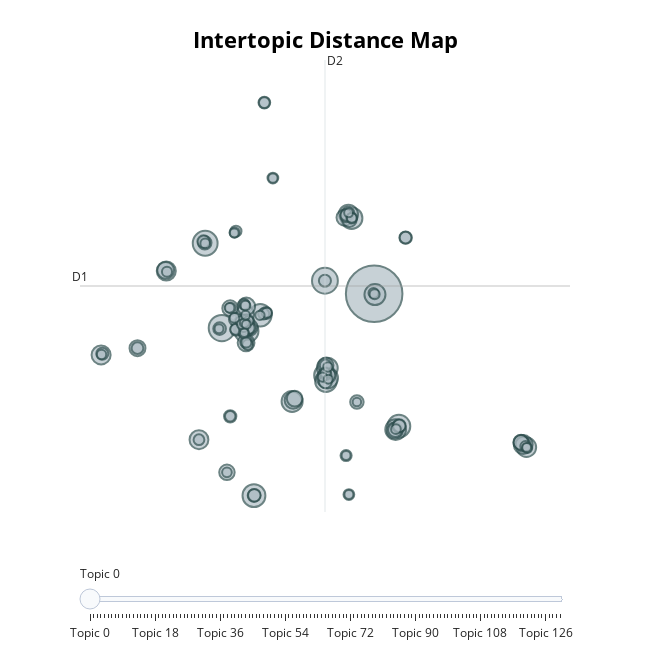

The code cell stored with this chart in its notebook:
### Code cell
topic_model.visualize_topics()

### Figure 1 — Plotly figure (JSON) as saved in the notebook; plotly's stock layout.template omitted (floating-point values rounded to 4 significant figures; data arrays with more than 128 entries replaced by an {"elided": "..."} marker saying what was removed)
{"data": [{"customdata": {"elided": "131x3 mixed values"}, "hovertemplate": "<b>Topic %{customdata[0]}</b><br>%{customdata[1]}<br>Size: %{customdata[2]}", "legendgroup": "", "marker": {"color": "#B0BEC5", "line": {"color": "DarkSlateGrey", "width": 2}, "size": {"elided": "131 int values"}, "sizemode": "area", "sizeref": 0.2756, "symbol": "circle"}, "mode": "markers", "name": "", "orientation": "v", "showlegend": false, "type": "scatter", "x": {"elided": "131 float values"}, "xaxis": "x", "y": {"elided": "131 float values"}, "yaxis": "y"}], "layout": {"annotations": [{"showarrow": false, "text": "D1", "x": -15.4, "y": 9.183, "yshift": 10}, {"showarrow": false, "text": "D2", "x": 7.911, "xshift": 10, "y": 29.8}], "height": 650, "hoverlabel": {"bgcolor": "white", "font": {"family": "Rockwell", "size": 16}}, "legend": {"itemsizing": "constant", "tracegroupgap": 0}, "margin": {"t": 60}, "shapes": [{"line": {"color": "#CFD8DC", "width": 2}, "type": "line", "x0": 7.911, "x1": 7.911, "y0": -11.43, "y1": 29.8}, {"line": {"color": "#9E9E9E", "width": 2}, "type": "line", "x0": -15.4, "x1": 31.23, "y0": 9.183, "y1": 9.183}], "sliders": [{"active": 0, "pad": {"t": 50}, "steps": [{"args": [{"marker.color": {"elided": "1x131 str values"}}], "label": "Topic 0", "method": "update"}, {"args": [{"marker.color": {"elided": "1x131 str values"}}], "label": "Topic 1", "method": "update"}, {"args": [{"marker.color": {"elided": "1x131 str values"}}], "label": "Topic 2", "method": "update"}, {"args": [{"marker.color": {"elided": "1x131 str values"}}], "label": "Topic 3", "method": "update"}, {"args": [{"marker.color": {"elided": "1x131 str values"}}], "label": "Topic 4", "method": "update"}, {"args": [{"marker.color": {"elided": "1x131 str values"}}], "label": "Topic 5", "method": "update"}, {"args": [{"marker.color": {"elided": "1x131 str values"}}], "label": "Topic 6", "method": "update"}, {"args": [{"marker.color": {"elided": "1x131 str values"}}], "label": "Topic 7", "method": "update"}, {"args": [{"marker.color": {"elided": "1x131 str values"}}], "label": "Topic 8", "method": "update"}, {"args": [{"marker.color": {"elided": "1x131 str values"}}], "label": "Topic 9", "method": "update"}, {"args": [{"marker.color": {"elided": "1x131 str values"}}], "label": "Topic 10", "method": "update"}, {"args": [{"marker.color": {"elided": "1x131 str values"}}], "label": "Topic 11", "method": "update"}, {"args": [{"marker.color": {"elided": "1x131 str values"}}], "label": "Topic 12", "method": "update"}, {"args": [{"marker.color": {"elided": "1x131 str values"}}], "label": "Topic 13", "method": "update"}, {"args": [{"marker.color": {"elided": "1x131 str values"}}], "label": "Topic 14", "method": "update"}, {"args": [{"marker.color": {"elided": "1x131 str values"}}], "label": "Topic 15", "method": "update"}, {"args": [{"marker.color": {"elided": "1x131 str values"}}], "label": "Topic 16", "method": "update"}, {"args": [{"marker.color": {"elided": "1x131 str values"}}], "label": "Topic 17", "method": "update"}, {"args": [{"marker.color": {"elided": "1x131 str values"}}], "label": "Topic 18", "method": "update"}, {"args": [{"marker.color": {"elided": "1x131 str values"}}], "label": "Topic 19", "method": "update"}, {"args": [{"marker.color": {"elided": "1x131 str values"}}], "label": "Topic 20", "method": "update"}, {"args": [{"marker.color": {"elided": "1x131 str values"}}], "label": "Topic 21", "method": "update"}, {"args": [{"marker.color": {"elided": "1x131 str values"}}], "label": "Topic 22", "method": "update"}, {"args": [{"marker.color": {"elided": "1x131 str values"}}], "label": "Topic 23", "method": "update"}, {"args": [{"marker.color": {"elided": "1x131 str values"}}], "label": "Topic 24", "method": "update"}, {"args": [{"marker.color": {"elided": "1x131 str values"}}], "label": "Topic 25", "method": "update"}, {"args": [{"marker.color": {"elided": "1x131 str values"}}], "label": "Topic 26", "method": "update"}, {"args": [{"marker.color": {"elided": "1x131 str values"}}], "label": "Topic 27", "method": "update"}, {"args": [{"marker.color": {"elided": "1x131 str values"}}], "label": "Topic 28", "method": "update"}, {"args": [{"marker.color": {"elided": "1x131 str values"}}], "label": "Topic 29", "method": "update"}, {"args": [{"marker.color": {"elided": "1x131 str values"}}], "label": "Topic 30", "method": "update"}, {"args": [{"marker.color": {"elided": "1x131 str values"}}], "label": "Topic 31", "method": "update"}, {"args": [{"marker.color": {"elided": "1x131 str values"}}], "label": "Topic 32", "method": "update"}, {"args": [{"marker.color": {"elided": "1x131 str values"}}], "label": "Topic 33", "method": "update"}, {"args": [{"marker.color": {"elided": "1x131 str values"}}], "label": "Topic 34", "method": "update"}, {"args": [{"marker.color": {"elided": "1x131 str values"}}], "label": "Topic 35", "method": "update"}, {"args": [{"marker.color": {"elided": "1x131 str values"}}], "label": "Topic 36", "method": "update"}, {"args": [{"marker.color": {"elided": "1x131 str values"}}], "label": "Topic 37", "method": "update"}, {"args": [{"marker.color": {"elided": "1x131 str values"}}], "label": "Topic 38", "method": "update"}, {"args": [{"marker.color": {"elided": "1x131 str values"}}], "label": "Topic 39", "method": "update"}, {"args": [{"marker.color": {"elided": "1x131 str values"}}], "label": "Topic 40", "method": "update"}, {"args": [{"marker.color": {"elided": "1x131 str values"}}], "label": "Topic 41", "method": "update"}, {"args": [{"marker.color": {"elided": "1x131 str values"}}], "label": "Topic 42", "method": "update"}, {"args": [{"marker.color": {"elided": "1x131 str values"}}], "label": "Topic 43", "method": "update"}, {"args": [{"marker.color": {"elided": "1x131 str values"}}], "label": "Topic 44", "method": "update"}, {"args": [{"marker.color": {"elided": "1x131 str values"}}], "label": "Topic 45", "method": "update"}, {"args": [{"marker.color": {"elided": "1x131 str values"}}], "label": "Topic 46", "method": "update"}, {"args": [{"marker.color": {"elided": "1x131 str values"}}], "label": "Topic 47", "method": "update"}, {"args": [{"marker.color": {"elided": "1x131 str values"}}], "label": "Topic 48", "method": "update"}, {"args": [{"marker.color": {"elided": "1x131 str values"}}], "label": "Topic 49", "method": "update"}, {"args": [{"marker.color": {"elided": "1x131 str values"}}], "label": "Topic 50", "method": "update"}, {"args": [{"marker.color": {"elided": "1x131 str values"}}], "label": "Topic 51", "method": "update"}, {"args": [{"marker.color": {"elided": "1x131 str values"}}], "label": "Topic 52", "method": "update"}, {"args": [{"marker.color": {"elided": "1x131 str values"}}], "label": "Topic 53", "method": "update"}, {"args": [{"marker.color": {"elided": "1x131 str values"}}], "label": "Topic 54", "method": "update"}, {"args": [{"marker.color": {"elided": "1x131 str values"}}], "label": "Topic 55", "method": "update"}, {"args": [{"marker.color": {"elided": "1x131 str values"}}], "label": "Topic 56", "method": "update"}, {"args": [{"marker.color": {"elided": "1x131 str values"}}], "label": "Topic 57", "method": "update"}, {"args": [{"marker.color": {"elided": "1x131 str values"}}], "label": "Topic 58", "method": "update"}, {"args": [{"marker.color": {"elided": "1x131 str values"}}], "label": "Topic 59", "method": "update"}, {"args": [{"marker.color": {"elided": "1x131 str values"}}], "label": "Topic 60", "method": "update"}, {"args": [{"marker.color": {"elided": "1x131 str values"}}], "label": "Topic 61", "method": "update"}, {"args": [{"marker.color": {"elided": "1x131 str values"}}], "label": "Topic 62", "method": "update"}, {"args": [{"marker.color": {"elided": "1x131 str values"}}], "label": "Topic 63", "method": "update"}, {"args": [{"marker.color": {"elided": "1x131 str values"}}], "label": "Topic 64", "method": "update"}, {"args": [{"marker.color": {"elided": "1x131 str values"}}], "label": "Topic 65", "method": "update"}, {"args": [{"marker.color": {"elided": "1x131 str values"}}], "label": "Topic 66", "method": "update"}, {"args": [{"marker.color": {"elided": "1x131 str values"}}], "label": "Topic 67", "method": "update"}, {"args": [{"marker.color": {"elided": "1x131 str values"}}], "label": "Topic 68", "method": "update"}, {"args": [{"marker.color": {"elided": "1x131 str values"}}], "label": "Topic 69", "method": "update"}, {"args": [{"marker.color": {"elided": "1x131 str values"}}], "label": "Topic 70", "method": "update"}, {"args": [{"marker.color": {"elided": "1x131 str values"}}], "label": "Topic 71", "method": "update"}, {"args": [{"marker.color": {"elided": "1x131 str values"}}], "label": "Topic 72", "method": "update"}, {"args": [{"marker.color": {"elided": "1x131 str values"}}], "label": "Topic 73", "method": "update"}, {"args": [{"marker.color": {"elided": "1x131 str values"}}], "label": "Topic 74", "method": "update"}, {"args": [{"marker.color": {"elided": "1x131 str values"}}], "label": "Topic 75", "method": "update"}, {"args": [{"marker.color": {"elided": "1x131 str values"}}], "label": "Topic 76", "method": "update"}, {"args": [{"marker.color": {"elided": "1x131 str values"}}], "label": "Topic 77", "method": "update"}, {"args": [{"marker.color": {"elided": "1x131 str values"}}], "label": "Topic 78", "method": "update"}, {"args": [{"marker.color": {"elided": "1x131 str values"}}], "label": "Topic 79", "method": "update"}, {"args": [{"marker.color": {"elided": "1x131 str values"}}], "label": "Topic 80", "method": "update"}, {"args": [{"marker.color": {"elided": "1x131 str values"}}], "label": "Topic 81", "method": "update"}, {"args": [{"marker.color": {"elided": "1x131 str values"}}], "label": "Topic 82", "method": "update"}, {"args": [{"marker.color": {"elided": "1x131 str values"}}], "label": "Topic 83", "method": "update"}, {"args": [{"marker.color": {"elided": "1x131 str values"}}], "label": "Topic 84", "method": "update"}, {"args": [{"marker.color": {"elided": "1x131 str values"}}], "label": "Topic 85", "method": "update"}, {"args": [{"marker.color": {"elided": "1x131 str values"}}], "label": "Topic 86", "method": "update"}, {"args": [{"marker.color": {"elided": "1x131 str values"}}], "label": "Topic 87", "method": "update"}, {"args": [{"marker.color": {"elided": "1x131 str values"}}], "label": "Topic 88", "method": "update"}, {"args": [{"marker.color": {"elided": "1x131 str values"}}], "label": "Topic 89", "method": "update"}, {"args": [{"marker.color": {"elided": "1x131 str values"}}], "label": "Topic 90", "method": "update"}, {"args": [{"marker.color": {"elided": "1x131 str values"}}], "label": "Topic 91", "method": "update"}, {"args": [{"marker.color": {"elided": "1x131 str values"}}], "label": "Topic 92", "method": "update"}, {"args": [{"marker.color": {"elided": "1x131 str values"}}], "label": "Topic 93", "method": "update"}, {"args": [{"marker.color": {"elided": "1x131 str values"}}], "label": "Topic 94", "method": "update"}, {"args": [{"marker.color": {"elided": "1x131 str values"}}], "label": "Topic 95", "method": "update"}, {"args": [{"marker.color": {"elided": "1x131 str values"}}], "label": "Topic 96", "method": "update"}, {"args": [{"marker.color": {"elided": "1x131 str values"}}], "label": "Topic 97", "method": "update"}, {"args": [{"marker.color": {"elided": "1x131 str values"}}], "label": "Topic 98", "method": "update"}, {"args": [{"marker.color": {"elided": "1x131 str values"}}], "label": "Topic 99", "method": "update"}, {"args": [{"marker.color": {"elided": "1x131 str values"}}], "label": "Topic 100", "method": "update"}, {"args": [{"marker.color": {"elided": "1x131 str values"}}], "label": "Topic 101", "method": "update"}, {"args": [{"marker.color": {"elided": "1x131 str values"}}], "label": "Topic 102", "method": "update"}, {"args": [{"marker.color": {"elided": "1x131 str values"}}], "label": "Topic 103", "method": "update"}, {"args": [{"marker.color": {"elided": "1x131 str values"}}], "label": "Topic 104", "method": "update"}, {"args": [{"marker.color": {"elided": "1x131 str values"}}], "label": "Topic 105", "method": "update"}, {"args": [{"marker.color": {"elided": "1x131 str values"}}], "label": "Topic 106", "method": "update"}, {"args": [{"marker.color": {"elided": "1x131 str values"}}], "label": "Topic 107", "method": "update"}, {"args": [{"marker.color": {"elided": "1x131 str values"}}], "label": "Topic 108", "method": "update"}, {"args": [{"marker.color": {"elided": "1x131 str values"}}], "label": "Topic 109", "method": "update"}, {"args": [{"marker.color": {"elided": "1x131 str values"}}], "label": "Topic 110", "method": "update"}, {"args": [{"marker.color": {"elided": "1x131 str values"}}], "label": "Topic 111", "method": "update"}, {"args": [{"marker.color": {"elided": "1x131 str values"}}], "label": "Topic 112", "method": "update"}, {"args": [{"marker.color": {"elided": "1x131 str values"}}], "label": "Topic 113", "method": "update"}, {"args": [{"marker.color": {"elided": "1x131 str values"}}], "label": "Topic 114", "method": "update"}, {"args": [{"marker.color": {"elided": "1x131 str values"}}], "label": "Topic 115", "method": "update"}, {"args": [{"marker.color": {"elided": "1x131 str values"}}], "label": "Topic 116", "method": "update"}, {"args": [{"marker.color": {"elided": "1x131 str values"}}], "label": "Topic 117", "method": "update"}, {"args": [{"marker.color": {"elided": "1x131 str values"}}], "label": "Topic 118", "method": "update"}, {"args": [{"marker.color": {"elided": "1x131 str values"}}], "label": "Topic 119", "method": "update"}, {"args": [{"marker.color": {"elided": "1x131 str values"}}], "label": "Topic 120", "method": "update"}, {"args": [{"marker.color": {"elided": "1x131 str values"}}], "label": "Topic 121", "method": "update"}, {"args": [{"marker.color": {"elided": "1x131 str values"}}], "label": "Topic 122", "method": "update"}, {"args": [{"marker.color": {"elided": "1x131 str values"}}], "label": "Topic 123", "method": "update"}, {"args": [{"marker.color": {"elided": "1x131 str values"}}], "label": "Topic 124", "method": "update"}, {"args": [{"marker.color": {"elided": "1x131 str values"}}], "label": "Topic 125", "method": "update"}, {"args": [{"marker.color": {"elided": "1x131 str values"}}], "label": "Topic 126", "method": "update"}, {"args": [{"marker.color": {"elided": "1x131 str values"}}], "label": "Topic 127", "method": "update"}, {"args": [{"marker.color": {"elided": "1x131 str values"}}], "label": "Topic 128", "method": "update"}, {"args": [{"marker.color": {"elided": "1x131 str values"}}], "label": "Topic 129", "method": "update"}, {"args": [{"marker.color": {"elided": "1x131 str values"}}], "label": "Topic 130", "method": "update"}]}], "title": {"font": {"color": "Black", "size": 22}, "text": "<b>Intertopic Distance Map</b>", "x": 0.5, "xanchor": "center", "y": 0.95, "yanchor": "top"}, "width": 650, "xaxis": {"anchor": "y", "domain": [0, 1], "range": [-15.4, 31.23], "title": {"text": ""}, "visible": false}, "yaxis": {"anchor": "x", "domain": [0, 1], "range": [-11.43, 29.8], "title": {"text": ""}, "visible": false}}}
